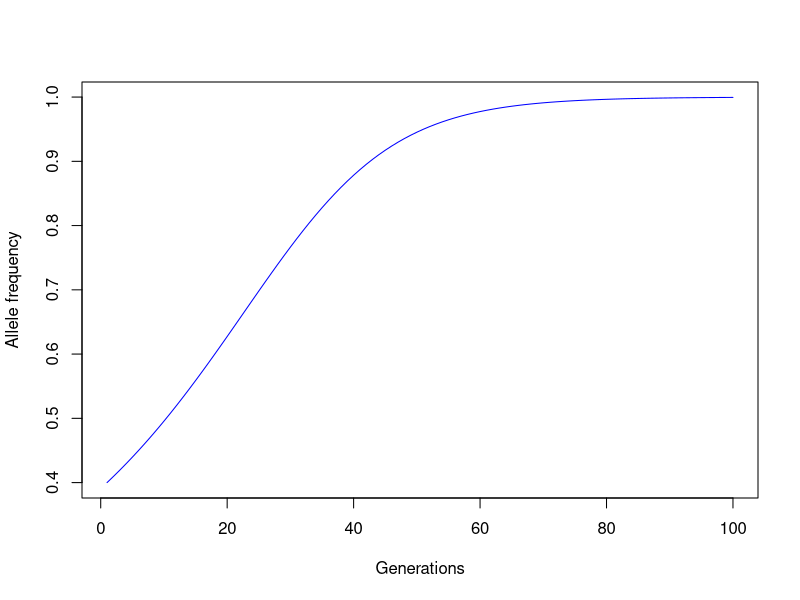

The R script that drew this image:
## ---- chunk 1
knitr::opts_chunk$set(echo = TRUE)
## ---- chunk 2
det_sim <- function(p = 0.6, A = 1.0, a = 1.1, Aa = 1.0, iter = 100) {
  iter <- as.numeric(iter)
  q_val <- c((1 - p), rep(0, iter-1))
  p_val <- c(p, rep(0, iter-1))
  for (i in 1:(iter-1)) {
    w_bar <- (p ^ 2 * A) + ((1 - p)^2 * a) + 2 * p * (1 - p) * Aa
    p <- (A  / w_bar * (p ^ 2)) + (p * (1 - p) )* Aa / w_bar
    q_val[i+1] <- (1 - p)
    p_val[i+1] <- p
  }
  if (as.numeric(A) > as.numeric(a)) {
    plot(p_val, type = "l", col = "blue", 
         xlab = "Generations", ylab = "Allele frequency")
  } else {
    plot(q_val, type = "l", col = "blue", 
         xlab = "Generations", ylab = "Allele frequency")
  }
}
det_sim()
